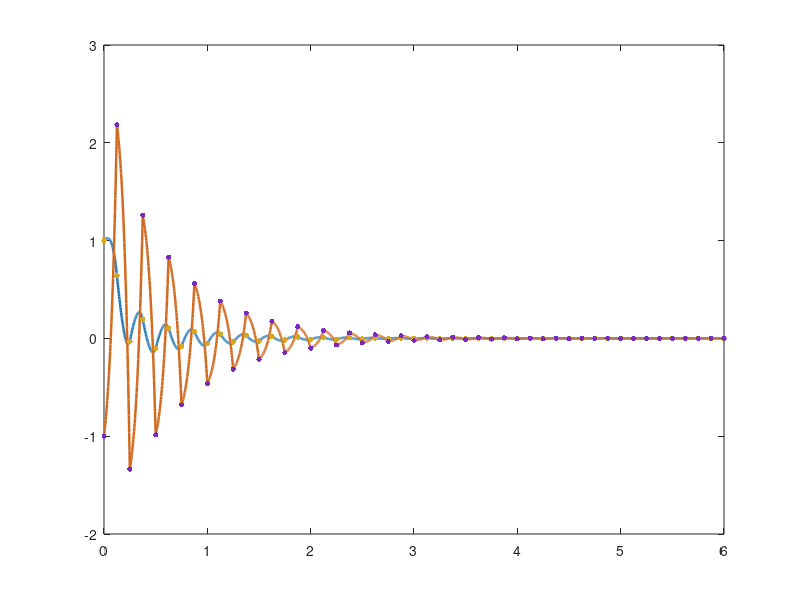

Write MATLAB code to recreate this figure. (Note: this script raises an error after producing the figure.)
repoRoot = fileparts(fileparts(fileparts(fileparts(mfilename('fullpath')))));
figureDir = fullfile(repoRoot, 'figures', '03_periodic_sampling_control');
generatedDir = fullfile(repoRoot, 'generated', '03_periodic_sampling_control');

if ~exist(figureDir, 'dir')
    mkdir(figureDir);
end

if ~exist(generatedDir, 'dir')
    mkdir(generatedDir);
end

A = [-0.479908, -3.81625; 5.1546, 14.4723];
B = diag([5.8705212, 15.50107]);
K = [-0.3399, -0.0263; -0.0628, -1.2527];
alpha = 0.05;
h = 0.125;
x0 = [1; -1];
tEnd = 6.0;
pointsPerInterval = 40;

numIntervals = round(tEnd / h);
sampleTimes = linspace(0, numIntervals * h, numIntervals + 1);
sampledStates = zeros(numIntervals + 1, 2);
sampledStates(1, :) = x0.';
sampledControls = zeros(numIntervals, 2);

localTau = linspace(0, h, pointsPerInterval + 1);
localTau(end) = [];
continuousTimes = [];
continuousStates = [];

    function [Ad, Bd] = zohDiscretize(localA, localB, tau)
        n = size(localA, 1);
        m = size(localB, 2);
        augmented = zeros(n + m, n + m);
        augmented(1:n, 1:n) = localA;
        augmented(1:n, n+1:n+m) = localB;
        transition = expm(augmented * tau);
        Ad = transition(1:n, 1:n);
        Bd = transition(1:n, n+1:n+m);
    end

[Ad_h, Bd_h] = zohDiscretize(A, B, h);

localAd = cell(length(localTau), 1);
localBd = cell(length(localTau), 1);
for idx = 1:length(localTau)
    [localAd{idx}, localBd{idx}] = zohDiscretize(A, B, localTau(idx));
end

for k = 1:numIntervals
    xk = sampledStates(k, :).';
    uk = K * xk;
    sampledControls(k, :) = uk.';

    t0 = sampleTimes(k);
    localTimes = t0 + localTau;
    localStates = zeros(length(localTau), 2);
    for idx = 1:length(localTau)
        localStates(idx, :) = (localAd{idx} * xk + localBd{idx} * uk).';
    end

    continuousTimes = [continuousTimes, localTimes]; %#ok<AGROW>
    continuousStates = [continuousStates; localStates]; %#ok<AGROW>

    sampledStates(k + 1, :) = (Ad_h * xk + Bd_h * uk).';
end

continuousTimes = [continuousTimes, sampleTimes(end)];
continuousStates = [continuousStates; sampledStates(end, :)];

discreteClosedLoop = Ad_h + Bd_h * K;
discreteEig = eig(discreteClosedLoop);
rho = max(abs(discreteEig));

fig1 = figure('Visible', 'off', 'Color', 'w');
plot(continuousTimes, continuousStates(:, 1), 'LineWidth', 1.8, 'Color', [0.12, 0.47, 0.71]);
hold on;
plot(continuousTimes, continuousStates(:, 2), 'LineWidth', 1.8, 'Color', [0.82, 0.41, 0.12]);
scatter(sampleTimes, sampledStates(:, 1), 16, [0.85, 0.65, 0.13], 'filled');
scatter(sampleTimes, sampledStates(:, 2), 14, [0.48, 0.17, 0.74], 'filled');
yline(0, 'k-', 'LineWidth', 0.6);
xlabel('t (s)');
ylabel('states');
title(sprintf('Continuous & sampled states (h=%.3f s, rho=%.6f)', h, rho));
grid on;
legend({'x_1(t)', 'x_2(t)', 'x_1[k]', 'x_2[k]'}, 'Location', 'southeast');
exportgraphics(fig1, fullfile(figureDir, 'continuous_sampled_states.png'), 'Resolution', 160);
close(fig1);

controlTimes = sampleTimes;
controlValues = [sampledControls; sampledControls(end, :)];

fig2 = figure('Visible', 'off', 'Color', 'w');
stairs(controlTimes, controlValues(:, 1), 'LineWidth', 1.8, 'Color', [0.12, 0.47, 0.71]);
hold on;
stairs(controlTimes, controlValues(:, 2), 'LineWidth', 1.8, 'Color', [0.82, 0.41, 0.12]);
xlabel('t (s)');
ylabel('u(t)');
title('ZOH control signals');
grid on;
legend({'u_1(t)', 'u_2(t)'}, 'Location', 'southeast');
exportgraphics(fig2, fullfile(figureDir, 'zoh_control_signals.png'), 'Resolution', 160);
close(fig2);

report = struct();
report.alpha = alpha;
report.sampling_period = h;
report.system_matrix_A = A;
report.input_matrix_B = B;
report.feedback_gain_K = K;
report.initial_state = x0.';
report.discrete_closed_loop_matrix = discreteClosedLoop;
report.discrete_closed_loop_eigenvalues = [real(discreteEig), imag(discreteEig)];
report.spectral_radius = rho;
report.final_sampled_state = sampledStates(end, :);
report.final_control = sampledControls(end, :);

reportPath = fullfile(generatedDir, 'periodic_sampling_report.json');
fid = fopen(reportPath, 'w');
fprintf(fid, '%s', jsonencode(report, PrettyPrint=true));
fclose(fid);

fprintf('Saved MATLAB report to: %s\n', generatedDir);
fprintf('Saved MATLAB figures to: %s\n', figureDir);
